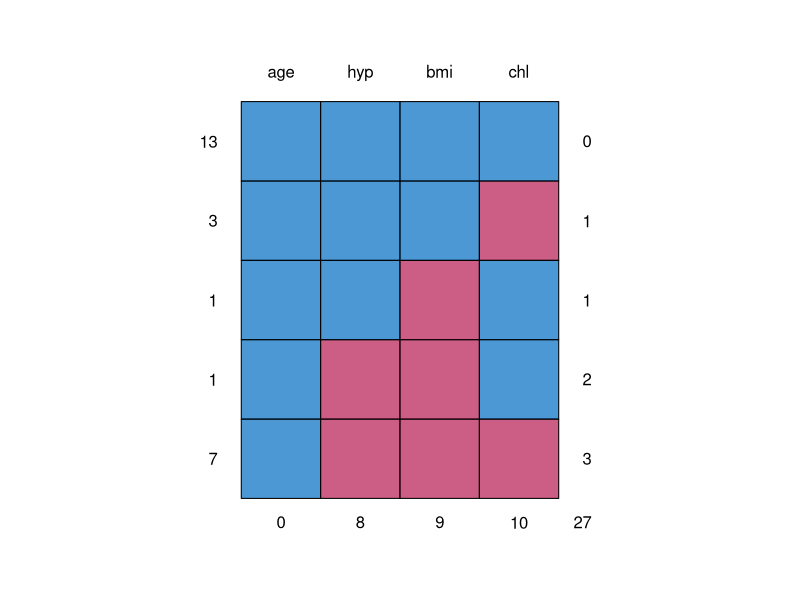
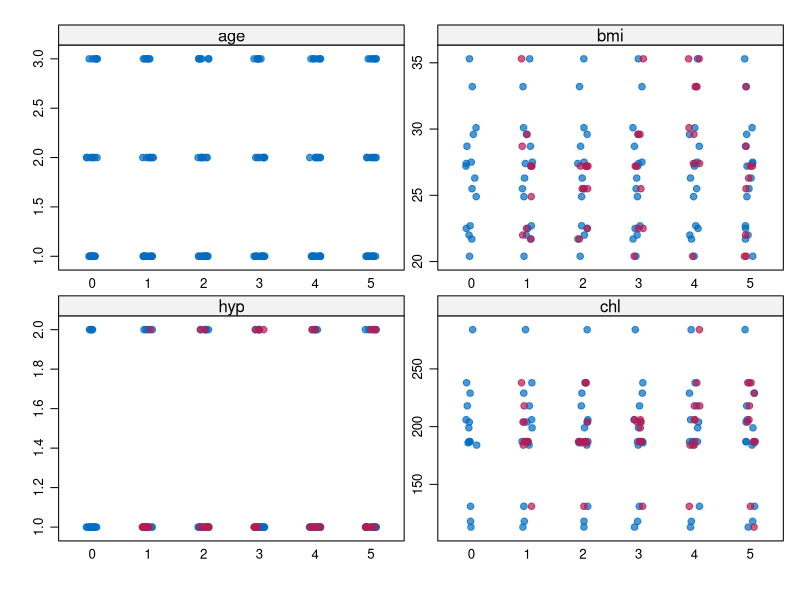
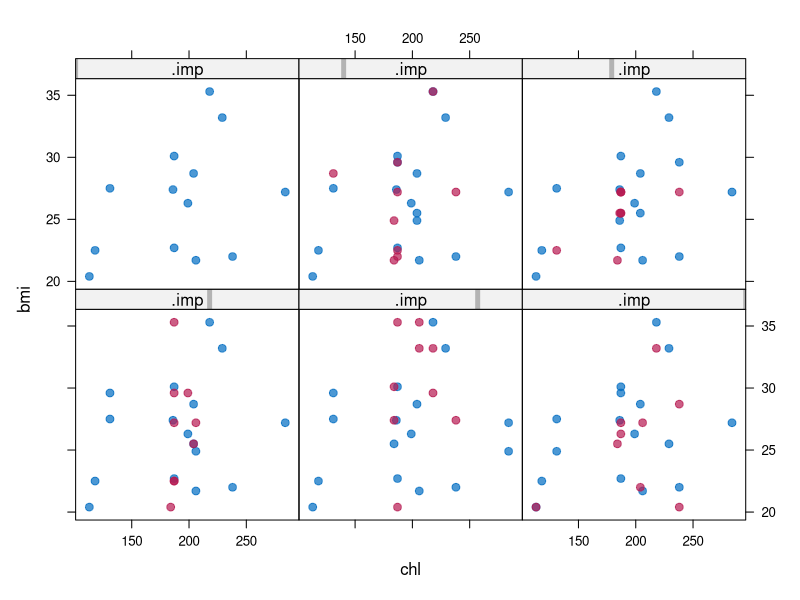

Here is the R script that generated these plots, in order:
## ---- chunk 1
library(mice)
## ---- chunk 2
head(nhanes, 3)
md.pattern(nhanes)
## ---- chunk 3
imp <- mice(nhanes, seed = 23109)
imp
## ---- chunk 4
imp$imp$bmi  ## five imputations for bmi
complete(imp)  ## first completed dataset
complete(imp, 2)  ## second completed dataset
stripplot(imp, pch = 20, cex = 1.2)
xyplot(imp, bmi ~ chl | .imp, pch = 20, cex = 1.4)
## ---- chunk 5
fit <- with(imp, lm(chl ~ age + bmi))
pool(fit)
summary(pool(fit))
## ---- chunk 6
imp50 <- mice(nhanes, seed = 23109, m = 50)
fit50 <- with(imp50, lm(chl ~ age + bmi))
pool(fit50)
summary(pool(fit50))
## ---- chunk 7
pred <- imp$predictorMatrix
pred[, "bmi"] <- 0
pred
imppred <- mice(nhanes, predictorMatrix = pred, print = FALSE)
